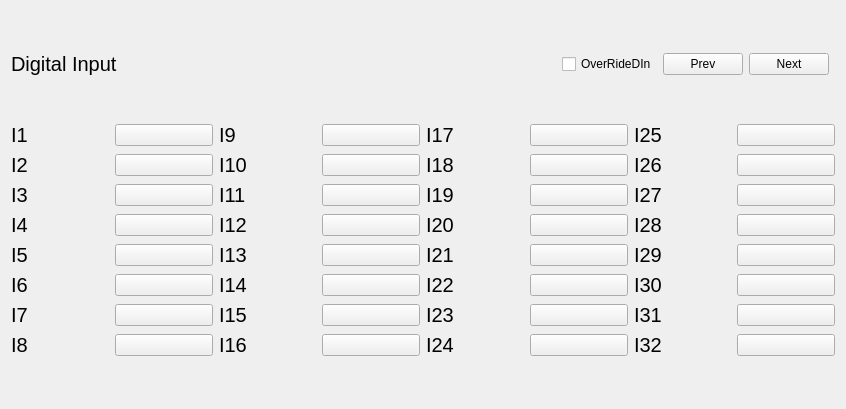
<?xml version="1.0" encoding="UTF-8"?>
<ui version="4.0">
 <class>FormDI</class>
 <widget class="QWidget" name="FormDI">
  <property name="geometry">
   <rect>
    <x>0</x>
    <y>0</y>
    <width>846</width>
    <height>409</height>
   </rect>
  </property>
  <property name="windowTitle">
   <string>Form</string>
  </property>
  <layout class="QGridLayout" name="gridLayout_2">
   <item row="0" column="0">
    <widget class="QLabel" name="label_33">
     <property name="sizePolicy">
      <sizepolicy hsizetype="Preferred" vsizetype="Fixed">
       <horstretch>0</horstretch>
       <verstretch>0</verstretch>
      </sizepolicy>
     </property>
     <property name="font">
      <font>
       <pointsize>15</pointsize>
      </font>
     </property>
     <property name="text">
      <string>Digital Input</string>
     </property>
    </widget>
   </item>
   <item row="0" column="1">
    <spacer name="horizontalSpacer">
     <property name="orientation">
      <enum>Qt::Horizontal</enum>
     </property>
     <property name="sizeHint" stdset="0">
      <size>
       <width>518</width>
       <height>20</height>
      </size>
     </property>
    </spacer>
   </item>
   <item row="0" column="4">
    <widget class="QPushButton" name="btnNext">
     <property name="text">
      <string>Next</string>
     </property>
    </widget>
   </item>
   <item row="1" column="0" colspan="6">
    <layout class="QGridLayout" name="gridLayout">
     <item row="0" column="0">
      <widget class="QLabel" name="label1">
       <property name="font">
        <font>
         <pointsize>15</pointsize>
        </font>
       </property>
       <property name="text">
        <string>I1</string>
       </property>
      </widget>
     </item>
     <item row="0" column="1">
      <widget class="QPushButton" name="btn1">
       <property name="text">
        <string/>
       </property>
       <property name="iconSize">
        <size>
         <width>80</width>
         <height>28</height>
        </size>
       </property>
      </widget>
     </item>
     <item row="0" column="2">
      <widget class="QLabel" name="label9">
       <property name="font">
        <font>
         <pointsize>15</pointsize>
        </font>
       </property>
       <property name="text">
        <string>I9</string>
       </property>
      </widget>
     </item>
     <item row="0" column="3">
      <widget class="QPushButton" name="btn9">
       <property name="text">
        <string/>
       </property>
       <property name="iconSize">
        <size>
         <width>80</width>
         <height>28</height>
        </size>
       </property>
      </widget>
     </item>
     <item row="0" column="4">
      <widget class="QLabel" name="label17">
       <property name="font">
        <font>
         <pointsize>15</pointsize>
        </font>
       </property>
       <property name="text">
        <string>I17</string>
       </property>
      </widget>
     </item>
     <item row="0" column="5">
      <widget class="QPushButton" name="btn17">
       <property name="text">
        <string/>
       </property>
       <property name="iconSize">
        <size>
         <width>80</width>
         <height>28</height>
        </size>
       </property>
      </widget>
     </item>
     <item row="0" column="6">
      <widget class="QLabel" name="label25">
       <property name="font">
        <font>
         <pointsize>15</pointsize>
        </font>
       </property>
       <property name="text">
        <string>I25</string>
       </property>
      </widget>
     </item>
     <item row="0" column="7">
      <widget class="QPushButton" name="btn25">
       <property name="text">
        <string/>
       </property>
       <property name="iconSize">
        <size>
         <width>80</width>
         <height>28</height>
        </size>
       </property>
      </widget>
     </item>
     <item row="1" column="0">
      <widget class="QLabel" name="label2">
       <property name="font">
        <font>
         <pointsize>15</pointsize>
        </font>
       </property>
       <property name="text">
        <string>I2</string>
       </property>
      </widget>
     </item>
     <item row="1" column="1">
      <widget class="QPushButton" name="btn2">
       <property name="text">
        <string/>
       </property>
       <property name="iconSize">
        <size>
         <width>80</width>
         <height>28</height>
        </size>
       </property>
      </widget>
     </item>
     <item row="1" column="2">
      <widget class="QLabel" name="label10">
       <property name="font">
        <font>
         <pointsize>15</pointsize>
        </font>
       </property>
       <property name="text">
        <string>I10</string>
       </property>
      </widget>
     </item>
     <item row="1" column="3">
      <widget class="QPushButton" name="btn10">
       <property name="text">
        <string/>
       </property>
       <property name="iconSize">
        <size>
         <width>80</width>
         <height>28</height>
        </size>
       </property>
      </widget>
     </item>
     <item row="1" column="4">
      <widget class="QLabel" name="label18">
       <property name="font">
        <font>
         <pointsize>15</pointsize>
        </font>
       </property>
       <property name="text">
        <string>I18</string>
       </property>
      </widget>
     </item>
     <item row="1" column="5">
      <widget class="QPushButton" name="btn18">
       <property name="text">
        <string/>
       </property>
       <property name="iconSize">
        <size>
         <width>80</width>
         <height>28</height>
        </size>
       </property>
      </widget>
     </item>
     <item row="1" column="6">
      <widget class="QLabel" name="label26">
       <property name="font">
        <font>
         <pointsize>15</pointsize>
        </font>
       </property>
       <property name="text">
        <string>I26</string>
       </property>
      </widget>
     </item>
     <item row="1" column="7">
      <widget class="QPushButton" name="btn26">
       <property name="text">
        <string/>
       </property>
       <property name="iconSize">
        <size>
         <width>80</width>
         <height>28</height>
        </size>
       </property>
      </widget>
     </item>
     <item row="2" column="0">
      <widget class="QLabel" name="label3">
       <property name="font">
        <font>
         <pointsize>15</pointsize>
        </font>
       </property>
       <property name="text">
        <string>I3</string>
       </property>
      </widget>
     </item>
     <item row="2" column="1">
      <widget class="QPushButton" name="btn3">
       <property name="text">
        <string/>
       </property>
       <property name="iconSize">
        <size>
         <width>80</width>
         <height>28</height>
        </size>
       </property>
      </widget>
     </item>
     <item row="2" column="2">
      <widget class="QLabel" name="label11">
       <property name="font">
        <font>
         <pointsize>15</pointsize>
        </font>
       </property>
       <property name="text">
        <string>I11</string>
       </property>
      </widget>
     </item>
     <item row="2" column="3">
      <widget class="QPushButton" name="btn11">
       <property name="text">
        <string/>
       </property>
       <property name="iconSize">
        <size>
         <width>80</width>
         <height>28</height>
        </size>
       </property>
      </widget>
     </item>
     <item row="2" column="4">
      <widget class="QLabel" name="label19">
       <property name="font">
        <font>
         <pointsize>15</pointsize>
        </font>
       </property>
       <property name="text">
        <string>I19</string>
       </property>
      </widget>
     </item>
     <item row="2" column="5">
      <widget class="QPushButton" name="btn19">
       <property name="text">
        <string/>
       </property>
       <property name="iconSize">
        <size>
         <width>80</width>
         <height>28</height>
        </size>
       </property>
      </widget>
     </item>
     <item row="2" column="6">
      <widget class="QLabel" name="label27">
       <property name="font">
        <font>
         <pointsize>15</pointsize>
        </font>
       </property>
       <property name="text">
        <string>I27</string>
       </property>
      </widget>
     </item>
     <item row="2" column="7">
      <widget class="QPushButton" name="btn27">
       <property name="text">
        <string/>
       </property>
       <property name="iconSize">
        <size>
         <width>80</width>
         <height>28</height>
        </size>
       </property>
      </widget>
     </item>
     <item row="3" column="0">
      <widget class="QLabel" name="label4">
       <property name="font">
        <font>
         <pointsize>15</pointsize>
        </font>
       </property>
       <property name="text">
        <string>I4</string>
       </property>
      </widget>
     </item>
     <item row="3" column="1">
      <widget class="QPushButton" name="btn4">
       <property name="text">
        <string/>
       </property>
       <property name="iconSize">
        <size>
         <width>80</width>
         <height>28</height>
        </size>
       </property>
      </widget>
     </item>
     <item row="3" column="2">
      <widget class="QLabel" name="label12">
       <property name="font">
        <font>
         <pointsize>15</pointsize>
        </font>
       </property>
       <property name="text">
        <string>I12</string>
       </property>
      </widget>
     </item>
     <item row="3" column="3">
      <widget class="QPushButton" name="btn12">
       <property name="text">
        <string/>
       </property>
       <property name="iconSize">
        <size>
         <width>80</width>
         <height>28</height>
        </size>
       </property>
      </widget>
     </item>
     <item row="3" column="4">
      <widget class="QLabel" name="label20">
       <property name="font">
        <font>
         <pointsize>15</pointsize>
        </font>
       </property>
       <property name="text">
        <string>I20</string>
       </property>
      </widget>
     </item>
     <item row="3" column="5">
      <widget class="QPushButton" name="btn20">
       <property name="text">
        <string/>
       </property>
       <property name="iconSize">
        <size>
         <width>80</width>
         <height>28</height>
        </size>
       </property>
      </widget>
     </item>
     <item row="3" column="6">
      <widget class="QLabel" name="label28">
       <property name="font">
        <font>
         <pointsize>15</pointsize>
        </font>
       </property>
       <property name="text">
        <string>I28</string>
       </property>
      </widget>
     </item>
     <item row="3" column="7">
      <widget class="QPushButton" name="btn28">
       <property name="text">
        <string/>
       </property>
       <property name="iconSize">
        <size>
         <width>80</width>
         <height>28</height>
        </size>
       </property>
      </widget>
     </item>
     <item row="4" column="0">
      <widget class="QLabel" name="label5">
       <property name="font">
        <font>
         <pointsize>15</pointsize>
        </font>
       </property>
       <property name="text">
        <string>I5</string>
       </property>
      </widget>
     </item>
     <item row="4" column="1">
      <widget class="QPushButton" name="btn5">
       <property name="text">
        <string/>
       </property>
       <property name="iconSize">
        <size>
         <width>80</width>
         <height>28</height>
        </size>
       </property>
      </widget>
     </item>
     <item row="4" column="2">
      <widget class="QLabel" name="label13">
       <property name="font">
        <font>
         <pointsize>15</pointsize>
        </font>
       </property>
       <property name="text">
        <string>I13</string>
       </property>
      </widget>
     </item>
     <item row="4" column="3">
      <widget class="QPushButton" name="btn13">
       <property name="text">
        <string/>
       </property>
       <property name="iconSize">
        <size>
         <width>80</width>
         <height>28</height>
        </size>
       </property>
      </widget>
     </item>
     <item row="4" column="4">
      <widget class="QLabel" name="label21">
       <property name="font">
        <font>
         <pointsize>15</pointsize>
        </font>
       </property>
       <property name="text">
        <string>I21</string>
       </property>
      </widget>
     </item>
     <item row="4" column="5">
      <widget class="QPushButton" name="btn21">
       <property name="text">
        <string/>
       </property>
       <property name="iconSize">
        <size>
         <width>80</width>
         <height>28</height>
        </size>
       </property>
      </widget>
     </item>
     <item row="4" column="6">
      <widget class="QLabel" name="label29">
       <property name="font">
        <font>
         <pointsize>15</pointsize>
        </font>
       </property>
       <property name="text">
        <string>I29</string>
       </property>
      </widget>
     </item>
     <item row="4" column="7">
      <widget class="QPushButton" name="btn29">
       <property name="text">
        <string/>
       </property>
       <property name="iconSize">
        <size>
         <width>80</width>
         <height>28</height>
        </size>
       </property>
      </widget>
     </item>
     <item row="5" column="0">
      <widget class="QLabel" name="label6">
       <property name="font">
        <font>
         <pointsize>15</pointsize>
        </font>
       </property>
       <property name="text">
        <string>I6</string>
       </property>
      </widget>
     </item>
     <item row="5" column="1">
      <widget class="QPushButton" name="btn6">
       <property name="text">
        <string/>
       </property>
       <property name="iconSize">
        <size>
         <width>80</width>
         <height>28</height>
        </size>
       </property>
      </widget>
     </item>
     <item row="5" column="2">
      <widget class="QLabel" name="label14">
       <property name="font">
        <font>
         <pointsize>15</pointsize>
        </font>
       </property>
       <property name="text">
        <string>I14</string>
       </property>
      </widget>
     </item>
     <item row="5" column="3">
      <widget class="QPushButton" name="btn14">
       <property name="text">
        <string/>
       </property>
       <property name="iconSize">
        <size>
         <width>80</width>
         <height>28</height>
        </size>
       </property>
      </widget>
     </item>
     <item row="5" column="4">
      <widget class="QLabel" name="label22">
       <property name="font">
        <font>
         <pointsize>15</pointsize>
        </font>
       </property>
       <property name="text">
        <string>I22</string>
       </property>
      </widget>
     </item>
     <item row="5" column="5">
      <widget class="QPushButton" name="btn22">
       <property name="text">
        <string/>
       </property>
       <property name="iconSize">
        <size>
         <width>80</width>
         <height>28</height>
        </size>
       </property>
      </widget>
     </item>
     <item row="5" column="6">
      <widget class="QLabel" name="label30">
       <property name="font">
        <font>
         <pointsize>15</pointsize>
        </font>
       </property>
       <property name="text">
        <string>I30</string>
       </property>
      </widget>
     </item>
     <item row="5" column="7">
      <widget class="QPushButton" name="btn30">
       <property name="text">
        <string/>
       </property>
       <property name="iconSize">
        <size>
         <width>80</width>
         <height>28</height>
        </size>
       </property>
      </widget>
     </item>
     <item row="6" column="0">
      <widget class="QLabel" name="label7">
       <property name="font">
        <font>
         <pointsize>15</pointsize>
        </font>
       </property>
       <property name="text">
        <string>I7</string>
       </property>
      </widget>
     </item>
     <item row="6" column="1">
      <widget class="QPushButton" name="btn7">
       <property name="text">
        <string/>
       </property>
       <property name="iconSize">
        <size>
         <width>80</width>
         <height>28</height>
        </size>
       </property>
      </widget>
     </item>
     <item row="6" column="2">
      <widget class="QLabel" name="label15">
       <property name="font">
        <font>
         <pointsize>15</pointsize>
        </font>
       </property>
       <property name="text">
        <string>I15</string>
       </property>
      </widget>
     </item>
     <item row="6" column="3">
      <widget class="QPushButton" name="btn15">
       <property name="text">
        <string/>
       </property>
       <property name="iconSize">
        <size>
         <width>80</width>
         <height>28</height>
        </size>
       </property>
      </widget>
     </item>
     <item row="6" column="4">
      <widget class="QLabel" name="label23">
       <property name="font">
        <font>
         <pointsize>15</pointsize>
        </font>
       </property>
       <property name="text">
        <string>I23</string>
       </property>
      </widget>
     </item>
     <item row="6" column="5">
      <widget class="QPushButton" name="btn23">
       <property name="text">
        <string/>
       </property>
       <property name="iconSize">
        <size>
         <width>80</width>
         <height>28</height>
        </size>
       </property>
      </widget>
     </item>
     <item row="6" column="6">
      <widget class="QLabel" name="label31">
       <property name="font">
        <font>
         <pointsize>15</pointsize>
        </font>
       </property>
       <property name="text">
        <string>I31</string>
       </property>
      </widget>
     </item>
     <item row="6" column="7">
      <widget class="QPushButton" name="btn31">
       <property name="text">
        <string/>
       </property>
       <property name="iconSize">
        <size>
         <width>80</width>
         <height>28</height>
        </size>
       </property>
      </widget>
     </item>
     <item row="7" column="0">
      <widget class="QLabel" name="label8">
       <property name="font">
        <font>
         <pointsize>15</pointsize>
        </font>
       </property>
       <property name="text">
        <string>I8</string>
       </property>
      </widget>
     </item>
     <item row="7" column="1">
      <widget class="QPushButton" name="btn8">
       <property name="text">
        <string/>
       </property>
       <property name="iconSize">
        <size>
         <width>80</width>
         <height>28</height>
        </size>
       </property>
      </widget>
     </item>
     <item row="7" column="2">
      <widget class="QLabel" name="label16">
       <property name="font">
        <font>
         <pointsize>15</pointsize>
        </font>
       </property>
       <property name="text">
        <string>I16</string>
       </property>
      </widget>
     </item>
     <item row="7" column="3">
      <widget class="QPushButton" name="btn16">
       <property name="text">
        <string/>
       </property>
       <property name="iconSize">
        <size>
         <width>80</width>
         <height>28</height>
        </size>
       </property>
      </widget>
     </item>
     <item row="7" column="4">
      <widget class="QLabel" name="label24">
       <property name="font">
        <font>
         <pointsize>15</pointsize>
        </font>
       </property>
       <property name="text">
        <string>I24</string>
       </property>
      </widget>
     </item>
     <item row="7" column="5">
      <widget class="QPushButton" name="btn24">
       <property name="text">
        <string/>
       </property>
       <property name="iconSize">
        <size>
         <width>80</width>
         <height>28</height>
        </size>
       </property>
      </widget>
     </item>
     <item row="7" column="6">
      <widget class="QLabel" name="label32">
       <property name="font">
        <font>
         <pointsize>15</pointsize>
        </font>
       </property>
       <property name="text">
        <string>I32</string>
       </property>
      </widget>
     </item>
     <item row="7" column="7">
      <widget class="QPushButton" name="btn32">
       <property name="text">
        <string/>
       </property>
       <property name="iconSize">
        <size>
         <width>80</width>
         <height>28</height>
        </size>
       </property>
      </widget>
     </item>
    </layout>
   </item>
   <item row="0" column="3">
    <widget class="QPushButton" name="btnPrev">
     <property name="text">
      <string>Prev</string>
     </property>
    </widget>
   </item>
   <item row="0" column="2">
    <widget class="QCheckBox" name="ckbOverRideDIn">
     <property name="text">
      <string>OverRideDIn</string>
     </property>
    </widget>
   </item>
  </layout>
 </widget>
 <resources/>
 <connections/>
</ui>
